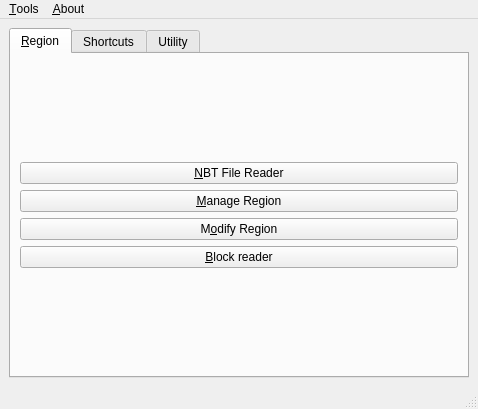
<?xml version="1.0" encoding="UTF-8"?>
<ui version="4.0">
 <class>MainWindow</class>
 <widget class="QMainWindow" name="MainWindow">
  <property name="geometry">
   <rect>
    <x>0</x>
    <y>0</y>
    <width>478</width>
    <height>409</height>
   </rect>
  </property>
  <widget class="QWidget" name="centralwidget">
   <layout class="QVBoxLayout" name="verticalLayout_2">
    <item>
     <widget class="QTabWidget" name="tabWidget">
      <property name="currentIndex">
       <number>0</number>
      </property>
      <widget class="QWidget" name="tab">
       <attribute name="title">
        <string notr="true">&amp;Region</string>
       </attribute>
       <layout class="QVBoxLayout" name="verticalLayout_8">
        <item>
         <layout class="QVBoxLayout" name="verticalLayout_6">
          <item>
           <widget class="QPushButton" name="nbtBtn">
            <property name="text">
             <string>&amp;NBT File Reader</string>
            </property>
           </widget>
          </item>
          <item>
           <widget class="QPushButton" name="mrBtn">
            <property name="text">
             <string>&amp;Manage Region</string>
            </property>
           </widget>
          </item>
          <item>
           <widget class="QPushButton" name="mrBtn_2">
            <property name="text">
             <string>M&amp;odify Region</string>
            </property>
           </widget>
          </item>
          <item>
           <widget class="QPushButton" name="brBtn">
            <property name="text">
             <string>&amp;Block reader</string>
            </property>
           </widget>
          </item>
         </layout>
        </item>
       </layout>
      </widget>
      <widget class="QWidget" name="tab_5">
       <attribute name="title">
        <string>Shortcuts</string>
       </attribute>
       <layout class="QVBoxLayout" name="verticalLayout_11">
        <item>
         <layout class="QVBoxLayout" name="verticalLayout_7"/>
        </item>
       </layout>
      </widget>
      <widget class="QWidget" name="tab_4">
       <attribute name="title">
        <string>Utility</string>
       </attribute>
       <layout class="QVBoxLayout" name="verticalLayout_5">
        <item>
         <layout class="QVBoxLayout" name="verticalLayout">
          <item>
           <widget class="QPushButton" name="configBtn">
            <property name="text">
             <string>&amp;Configure</string>
            </property>
           </widget>
          </item>
          <item>
           <widget class="QPushButton" name="scriptBtn">
            <property name="text">
             <string>&amp;Run Script</string>
            </property>
           </widget>
          </item>
          <item>
           <widget class="QPushButton" name="debugBtn">
            <property name="text">
             <string notr="true">Debug</string>
            </property>
           </widget>
          </item>
         </layout>
        </item>
       </layout>
      </widget>
     </widget>
    </item>
   </layout>
  </widget>
  <widget class="QMenuBar" name="menubar">
   <property name="geometry">
    <rect>
     <x>0</x>
     <y>0</y>
     <width>478</width>
     <height>31</height>
    </rect>
   </property>
   <widget class="QMenu" name="menu_About">
    <property name="title">
     <string>&amp;About</string>
    </property>
    <addaction name="action_about"/>
   </widget>
   <widget class="QMenu" name="menu_Tools">
    <property name="title">
     <string>&amp;Tools</string>
    </property>
    <widget class="QMenu" name="menuIcons">
     <property name="title">
      <string>Icons</string>
     </property>
    </widget>
    <addaction name="menuIcons"/>
   </widget>
   <addaction name="menu_Tools"/>
   <addaction name="menu_About"/>
  </widget>
  <widget class="QStatusBar" name="statusbar"/>
  <action name="action_about">
   <property name="text">
    <string>&amp;About</string>
   </property>
  </action>
  <action name="actiontest">
   <property name="text">
    <string>test</string>
   </property>
  </action>
  <action name="actiontest_2">
   <property name="text">
    <string>test\</string>
   </property>
  </action>
  <action name="actiontetst">
   <property name="text">
    <string>tetst</string>
   </property>
  </action>
  <action name="actiontest_3">
   <property name="text">
    <string>test</string>
   </property>
  </action>
 </widget>
 <resources/>
 <connections/>
</ui>
